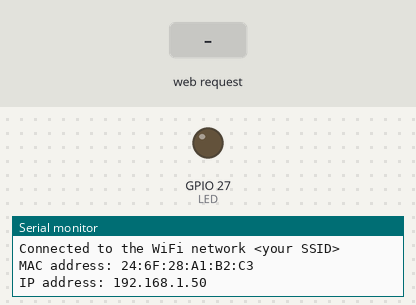
This sketch was run on a simulated ESP32. Shown: output pins drawn as LEDs (lit = HIGH), the last lines printed to the serial monitor. The inputs (shaded band) are chosen by the test bench. WiFi joins after 1.5 s; servers stay silent unless stated.

Above: at 3.2 s.
3.3 s: HTTP request GET /H received
At 4.5 s:
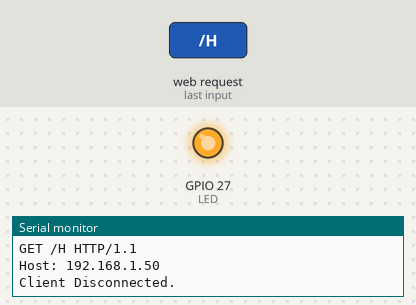
4.8 s: HTTP request GET /L received
At 5.8 s:
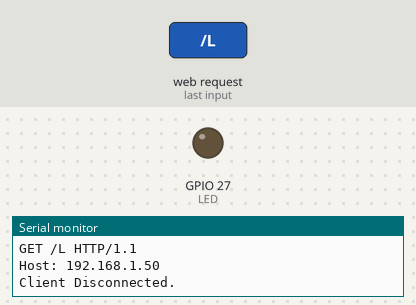
Timing chart, 0 to 7.8 s (numbered marks = the images above; inputs shaded):
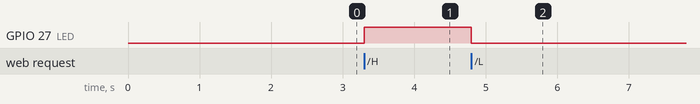

The sketch:

WiFi.ino
```cpp
#include <WiFi.h>;

const char *ssid = "<your SSID>";
const char *password = "<your password>";
const int LED = 27;

WiFiServer server(80);

void setup()
{
    Serial.begin(115200);
    pinMode(LED, OUTPUT);

    Serial.println("Prepare to connect");
    delay(500);
    WiFi.begin(ssid, password);
    while (WiFi.status() != WL_CONNECTED)
    {
        delay(500);
        Serial.println("Connecting to WiFi...");
    }
    Serial.print("Connected to the WiFi network ");
    Serial.println(ssid);
    Serial.print("MAC address: ");
    Serial.println(WiFi.macAddress());
    Serial.print("IP address: ");
    Serial.println(WiFi.localIP());
    server.begin();
}

void loop()
{
    WiFiClient client = server.available();
    if (client)
    {
        Serial.println("New client");
        String currentLine = "";
        while (client.connected())
        {
            if (client.available())
            {
                char c = client.read();
                Serial.write(c);
                if (c == '\n')
                {
                    if (currentLine.length() == 0)
                    {
                        client.println("HTTP/1.1 200 OK");
                        client.println("Content-type:text/html");
                        client.println();
                        client.print("Click <a href=\"/H\">here</a> to turn the LED on pin 2 on.<br>");
                        client.print("Click <a href=\"/L\">here</a> to turn the LED on pin 2 off.<br>");
                        client.println();
                        break;
                    }
                    else
                    {
                        currentLine = "";
                    }
                }
                else if (c != '\r')
                {
                    currentLine += c;
                }
                if (currentLine.endsWith("GET /H"))
                {
                    digitalWrite(LED, HIGH);
                }
                if (currentLine.endsWith("GET /L"))
                {
                    digitalWrite(LED, LOW);
                }
            }
        }
        client.stop();
        Serial.println("Client Disconnected.");
    }
}
```

Measured:
- after the input at 3.3 s, GPIO 27 (LED): LOW → HIGH at once
- after the input at 4.8 s, GPIO 27 (LED): HIGH → LOW at once
